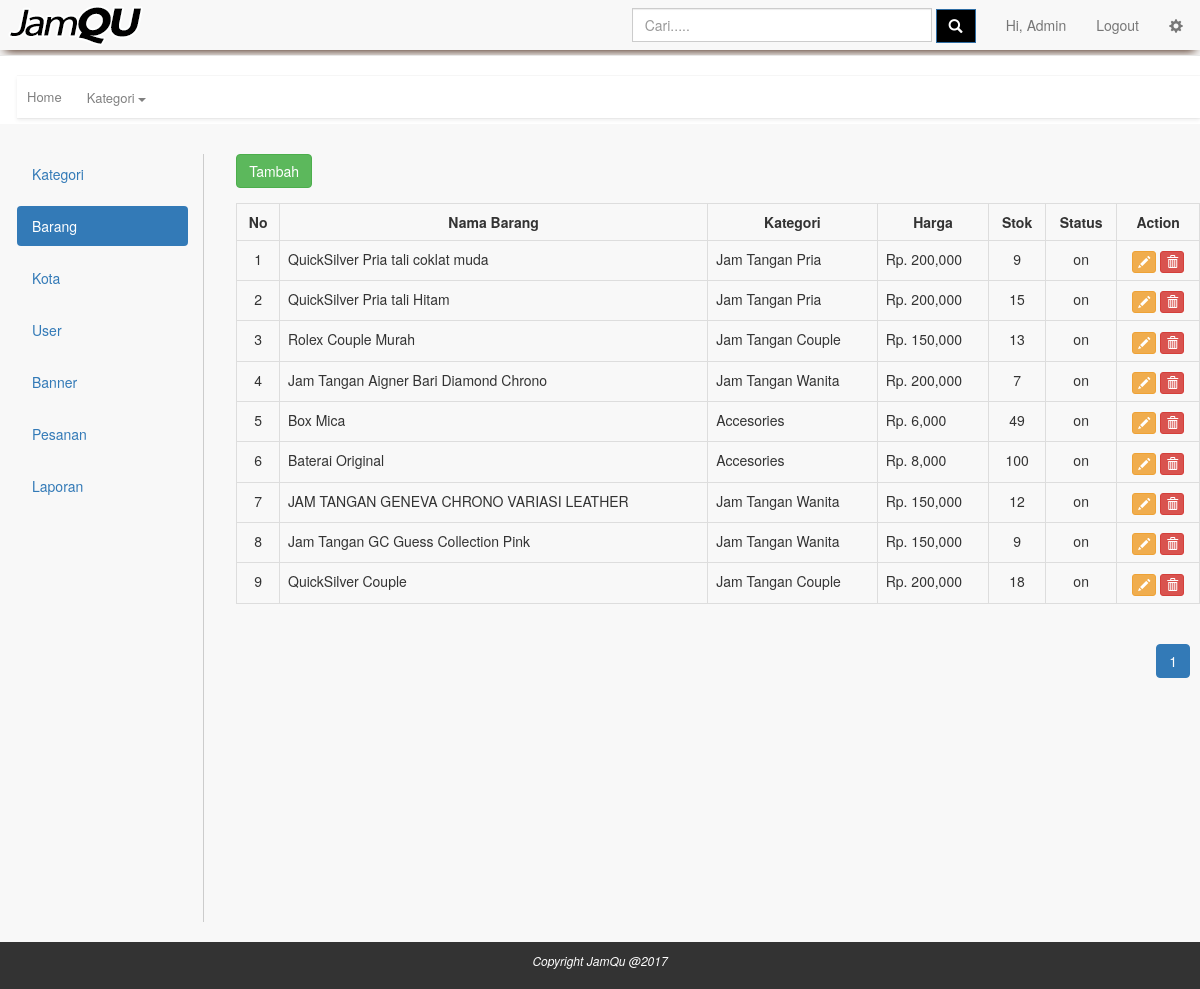
/index.php?page=my_profile&module=barang&action=list (signed in), run on the app's committed database.
### tables this page shows
CREATE TABLE IF NOT EXISTS `barang` (
  `barang_id` int(10) NOT NULL AUTO_INCREMENT,
  `kategori_id` int(10) NOT NULL,
  `nama_barang` varchar(250) NOT NULL,
  `spesifikasi` text NOT NULL,
  `gambar` varchar(300) NOT NULL,
  `harga` int(10) NOT NULL,
  `stok` tinyint(1) NOT NULL,
  `status` enum('on','off') NOT NULL,
  PRIMARY KEY (`barang_id`),
  KEY `kategori_id` (`kategori_id`)
);

CREATE TABLE IF NOT EXISTS `kategori` (
  `kategori_id` int(10) NOT NULL AUTO_INCREMENT,
  `kategori` varchar(150) NOT NULL,
  `status` enum('on','off') NOT NULL,
  PRIMARY KEY (`kategori_id`)
);

### module/barang/list.php (the view, shortened to what this page needs)
<div class="container-fluid">
<div class="row content">
	<div class="form-group">
		<a href="<?php echo BASE_URL."index.php?page=my_profile&module=barang&action=form"; ?>" class="btn btn-success btn-brg pull">Tambah</a>
	</div>
	<?php
		$pagination = isset($_GET["pagination"]) ? $_GET["pagination"] : 1;
		$data_per_halaman = 10;
		$mulai_dari = ($pagination-1) * $data_per_halaman;
		$query = mysqli_query($koneksi, "SELECT barang.*, kategori.kategori FROM barang JOIN kategori ON barang.kategori_id=kategori.kategori_id LIMIT $mulai_dari, $data_per_halaman");
		if(mysqli_num_rows($query) == 0){
			echo "Maaf Belum ada barang di dalam database";
		}
		else{
				echo "<div class='table-responsive'>";
				echo "<table class='table table-bordered'>";
				echo "<tr>
							<th class='text-center'>No</th>
							<th class='text-center'>Nama Barang</th>
							<th class='text-center'>Kategori</th>
							<th class='text-center'>Harga</th>
							<th class='text-center'>Stok</th>
							<th class='text-center'>Status</th>
							<th class='text-center'>Action</th>
					  </tr>";
				$no=1 + $mulai_dari;
				while($row=mysqli_fetch_assoc($query)){
				echo "<tr>
							<td class='text-center'>$no</td>
							<td>$row[nama_barang]</td>
							<td>$row[kategori]</td>
							<td>".rupiah($row["harga"])."</td>
							<td class='text-center'>$row[stok]</td>
							<td class='text-center'>$row[status]</td>
							<td class='text-center'>
								<a href='".BASE_URL."index.php?page=my_profile&module=barang&action=form&barang_id=$row[barang_id]' class='btn btn-warning btn-xs glyphicon glyphicon-pencil'></a>
								<a href='".BASE_URL."module/barang/hapus.php?barang_id=$row[barang_id]' class='btn btn-danger btn-xs glyphicon glyphicon-trash'></a>
							</td>
					  </tr>";
					  $no++;
				}
				echo "</table>";
				echo "</div>";
				$queryHitungBarang = mysqli_query($koneksi, "SELECT * FROM barang");
				pagination($queryHitungBarang, $data_per_halaman, $pagination, "index.php?page=my_profile&module=barang&action=list");
		}
	?>
</div>
</div>

### index.php (shortened to what this page needs)
<?php
	include_once("function/helper.php");
	$page = isset($_GET['page']) ? $_GET['page'] : false;
	$user_id = isset($_SESSION['user_id']) ? $_SESSION['user_id'] : false;
	$nama = isset($_SESSION['nama']) ? $_SESSION['nama'] : false;
	$level = isset($_SESSION['level']) ? $_SESSION['level'] : false;
?>
<!DOCTYPE html>
<html>
<head>
	<link href="<?php echo BASE_URL."asset/css/bootstrap.css"; ?>" rel="stylesheet">
	<link href="<?php echo BASE_URL."asset/css/style2.css"; ?>" rel="stylesheet">
	<link href="<?php echo BASE_URL."asset/css/style.css"; ?>" rel="stylesheet">
	<link href="<?php echo BASE_URL."asset/css/banner.css"; ?>" rel="stylesheet">
</head>
<body data-spy="scroll" data-target=".navbar" data-offset="50">
	<nav class="navbar navbar-default navbar-fixed-top navbar-color">
		<div class="container-fluid back-color">
			<div class="navbar-header">
				<a href="<?php echo BASE_URL."index.php"; ?>"><span><img src="<?php echo BASE_URL."images/logo.png"; ?>" class="logo"></span></a>
			</div>
			<div class="collapse navbar-collapse l-bar" id="list">
				<ul class="nav navbar-nav navbar-right pad">
					<li><form action="<?php echo BASE_URL."index.php?page=cari"; ?>" method="POST" class="navbar-form">
						<div class="form-group">
							<input type="text" name="cari" class="form-control search-style" placeholder="Cari....." required="">
							<button type="submit" name="submit" class="btn btn-primary glyphicon glyphicon-search search-back"></button>
						</div>
					</form></li>
					<?php
						if($user_id){
							echo  "<li><span class='navbar-text'>Hi, $nama</span></li>";
							echo  "<li><a href='".BASE_URL."logout.php'>Logout</a></li>";
						}
						else{
							echo "<li><a href='".BASE_URL."register.html'>Signup</a></li>";
							echo "<li><a href='".BASE_URL."login.html'>Login</a></li>";
						}
						if($level == "superadmin"){
								echo "<li><a href='".BASE_URL."index.php?page=my_profile&module=pesanan&action=list' class='glyphicon glyphicon-cog'></a></li>";
							}
					?>
				</ul>
			</div>
		</div>
	</nav>
	<div class="row content bar-menu">
		<div class="nav-menu">
			<ul class="bar">
				<li class="list-bar left"><a href="<?php echo BASE_URL."index.php"; ?>" class="style-text">Home</a></li>
				<div class="dropdown drd-menu">
					<button class="btn btn-default dropdown-toggle btn-border style-text" type="button" data-toggle="dropdown">Kategori <span class="caret"></span>
					</button>
				</div>
			</ul>
		</div>
		</div>
		<div class="container-fluid  width-min">
				<div class="content">
				<?php
					$filename="$page.php";
					if(file_exists($filename)){
						include_once($filename);
					}
					else{
						include_once("main.php");
					}
				?>
				</div>
		</div>
		<div class="container-fluid label-footer">
				<p>Copyright JamQu @2017</p>
		</div>
</body>
</html>

### my_profile.php (shortened to what this page needs)
<?php
	if($user_id){
		$module=isset($_GET['module']) ? $_GET['module'] :false;
		$action=isset($_GET['action']) ? $_GET['action'] :false;
	}
	else{
		header("location:".BASE_URL."index.php?page=login");
	}
?>
<div class="row content">
	<div class="col-md-2 nav-kiri content">
		<ul class="nav nav-pills nav-stacked back-nav">
			<?php
				if($level == "superadmin"){
			?>
				<li <?php if($module=="kategori"){echo "class='active'"; } ?>>
					<a  href="<?php echo BASE_URL."index.php?page=my_profile&module=kategori&action=list" ?>">Kategori</a>
				</li>
				<li <?php if($module=="barang"){echo "class='active'";} ?>><a href="<?php echo BASE_URL."index.php?page=my_profile&module=barang&action=list" ?>">Barang</a></li>
				<li  <?php if($module=="kota"){echo "class='active'";} ?>>
					<a href="<?php echo BASE_URL."index.php?page=my_profile&module=kota&action=list" ?>">Kota</a>
				</li>
				<li  <?php if($module=="user"){echo "class='active'";} ?>>
					<a href="<?php echo BASE_URL."index.php?page=my_profile&module=user&action=list" ?>">User</a>
				</li>
				<li <?php if($module=="banner"){echo "class='active'";} ?>>
					<a href="<?php echo BASE_URL."index.php?page=my_profile&module=banner&action=list" ?>">Banner</a>
				</li>
			<?php
				}
			?>
			<li <?php if($module=="pesanan"){echo "class='active'";} ?>>
				<a href="<?php echo BASE_URL."index.php?page=my_profile&module=pesanan&action=list" ?>">Pesanan</a>
			</li>
			<li <?php if($module=="laporan"){echo "class='active'";} ?>>
					<a href="<?php echo BASE_URL."index.php?page=my_profile&module=laporan&action=list" ?>">Laporan</a>
				</li>
		</ul>
	</div>
	<div class="col-md-10">
		<?php
			$file="module/$module/$action.php";
			if(file_exists($file)){
				include_once($file);
			}
			else{
				echo "Maaf, Halaman tersebut tidak di temukan";
			}
		?>
	</div>
</div>

### function/helper.php (shortened to what this page needs)
<?php
	function rupiah($nilai = 0){
		$string="Rp. ".number_format($nilai);
		return $string;
	}
	function pagination($query, $data_per_halaman, $pagination, $url){
		$total_data = mysqli_num_rows($query);
			$total_halaman = ceil($total_data / $data_per_halaman);
			echo "<ul class='pagination page'>";
			for($i = 1; $i<=$total_halaman;$i++){
				if($pagination == $i){
					echo "<li class='active'><a href='".BASE_URL."$url&pagination=$i'>$i</a></li>";
				}else{
					echo "<li><a href='".BASE_URL."$url&pagination=$i'>$i</a></li>";
				}
			}
			echo "</ul>";
	}

### asset/css/style2.css (style rules this page uses)
.pagination.page { float: right; margin-top: 20px; margin-right: 10px; }
.row.content { margin-top: 15px; margin-left: 2px; height: 100%; }
.content { margin-top: 15px; background-size: cover; }
.nav.nav-pills.nav-stacked.back-nav { background: #f8f8f8; }
.bar { list-style: none; padding: 10px; margin-bottom: 20px; margin: 0px; box-shadow: 0 2px 4px 0 rgba(0,0,0,.08); }
.list-bar { float: left; }
.nav-menu { padding-bottom: 10px; margin-bottom: 5px; }
.list-bar.left { padding-right: 25px; }
.nav-menu { border-top: 1px solid #f8f8f8;border-bottom: 1px solid #f8f8f8;padding: 0px;display: block; }
.row.content.bar-menu { margin-top: 75px; padding: 0px 15px; }
.dropdown.drd-menu { display: inline-block; }
.btn-border { border: none; padding: 0px; }
.style-text { font-size: 13px; color: grey; }
.container-fluid.width-min { background: #f8f8f8; padding: 0px; }
.collapse.navbar-collapse.l-bar { margin-bottom: 5px; box-shadow: 0 6px 10px -5px #3F1D0B; }
.container-fluid.back-color { padding: 0px; }
.nav.navbar-nav.navbar-right.pad { margin-right: 2px; }
.btn.btn-primary.glyphicon.glyphicon-search.search-back { background: black; border-radius: 0px; }
.form-control.search-style { border-radius: 0px; display: inline-block; width: 300px; }
.col-md-2.nav-kiri.content { border-right: 1px solid #ccc; margin-bottom: 20px; }
@media screen and (min-width: 600px) { .col-md-2.nav-kiri.content { height: 768px; } }
.col-md-2.nav-kiri.content ul li { padding-bottom: 10px; }

### asset/css/style.css (style rules this page uses)
.container-fluid.label-footer { background: #333; }
.container-fluid.label-footer p { text-align: center; color: #fff; padding: 10px 15px; font-size: 12px; font-style: italic; }
.logo { display: block; padding: 3px; margin-right: 10px; }

### asset/css/banner.css (style rules this page uses)
.navbar { overflow: hidden }

### data on the page
barang: nama_barang "QuickSilver Pria tali coklat muda", kategori.kategori "Jam Tangan Pria", harga "Rp. 200,000", stok "9", status "on"
barang: nama_barang "QuickSilver Pria tali Hitam", kategori.kategori "Jam Tangan Pria", harga "Rp. 200,000", stok "15", status "on"
barang: nama_barang "Rolex Couple Murah", kategori.kategori "Jam Tangan Couple", harga "Rp. 150,000", stok "13", status "on"
barang: nama_barang "Jam Tangan Aigner Bari Diamond Chrono", kategori.kategori "Jam Tangan Wanita", harga "Rp. 200,000", stok "7", status "on"
barang: nama_barang "Box Mica", kategori.kategori "Accesories", harga "Rp. 6,000", stok "49", status "on"
barang: nama_barang "Baterai Original", kategori.kategori "Accesories", harga "Rp. 8,000", stok "100", status "on"
barang: nama_barang "JAM TANGAN GENEVA CHRONO VARIASI LEATHER", kategori.kategori "Jam Tangan Wanita", harga "Rp. 150,000", stok "12", status "on"
barang: nama_barang "Jam Tangan GC Guess Collection Pink", kategori.kategori "Jam Tangan Wanita", harga "Rp. 150,000", stok "9", status "on"
barang: nama_barang "QuickSilver Couple", kategori.kategori "Jam Tangan Couple", harga "Rp. 200,000", stok "18", status "on"

### other printed values
$nama "Admin"
